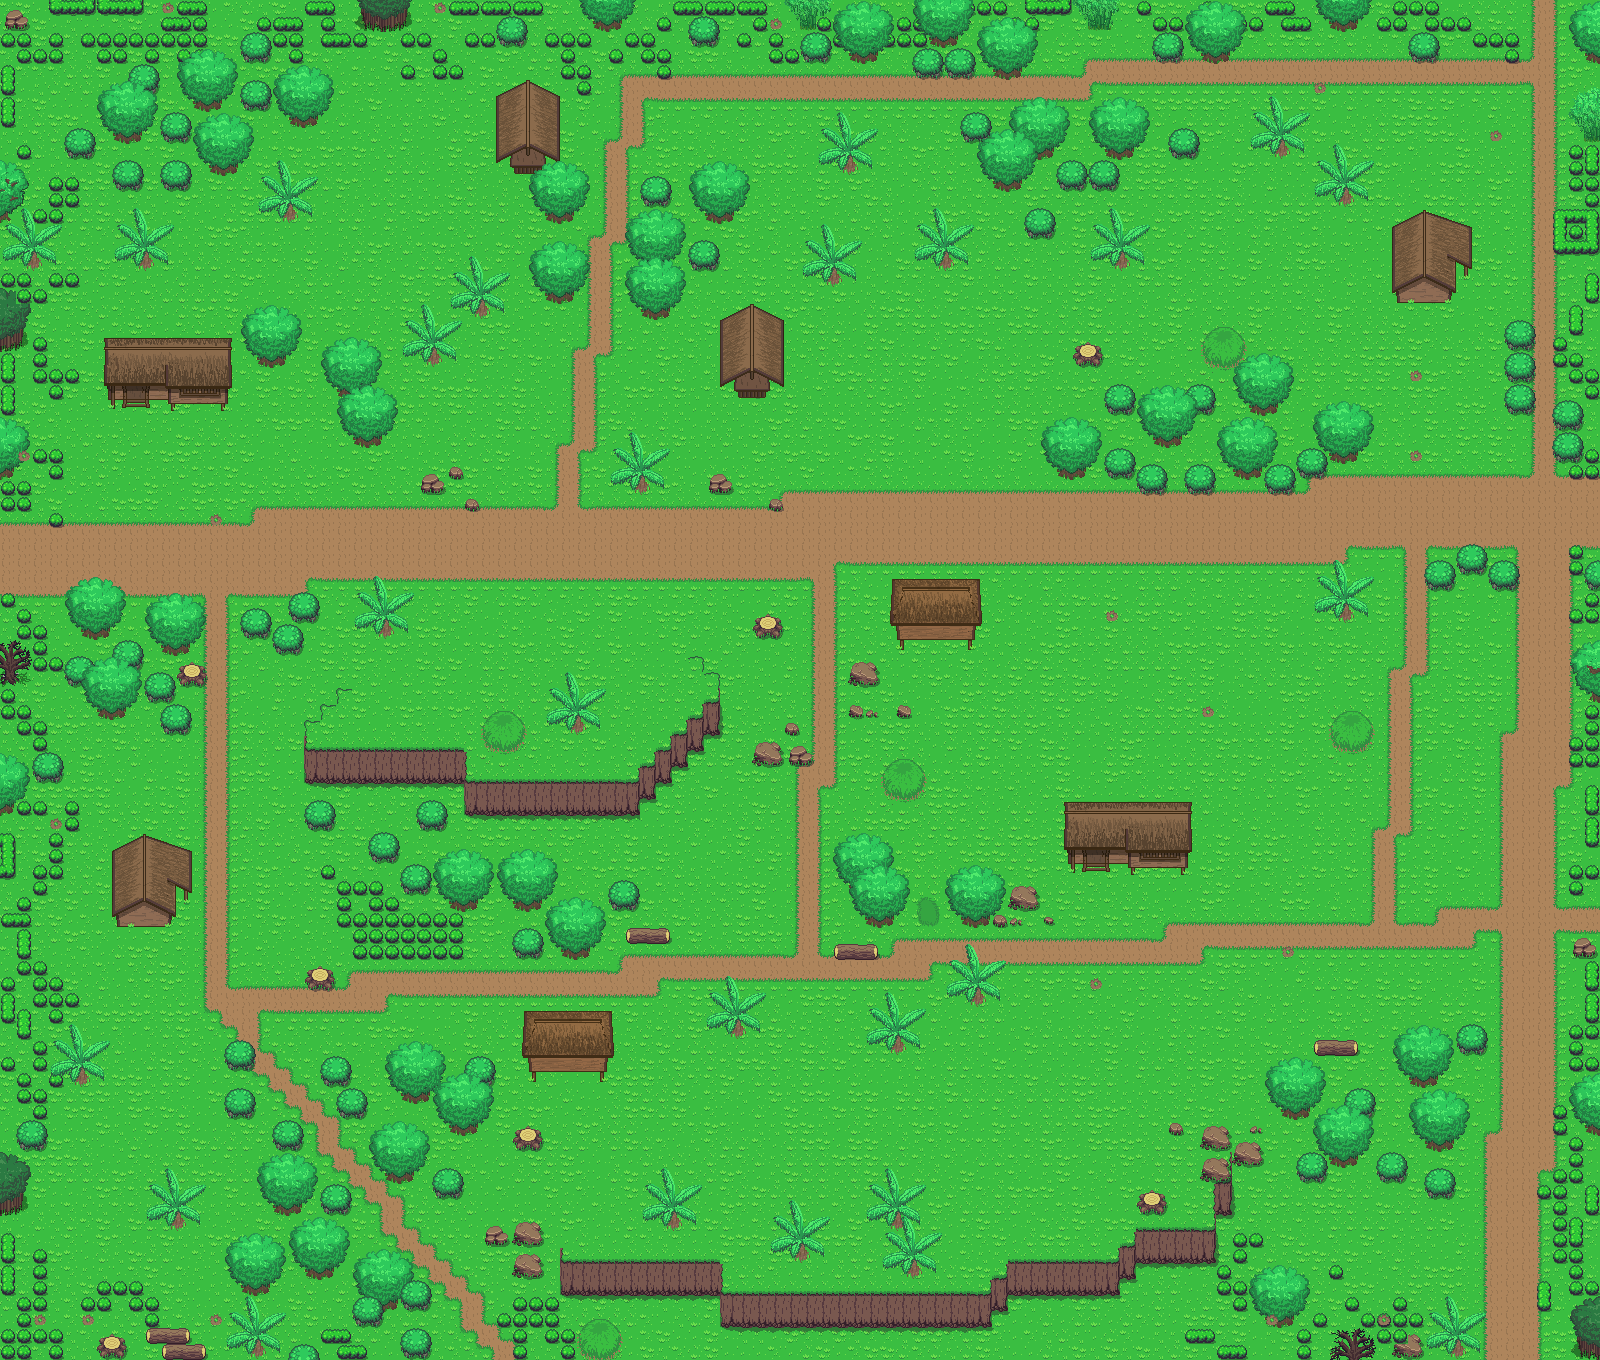

The image is a tile-based game level rendered from a .tmx file. Its description and source (layers, tilesets, objects; grid data summarised) follow:
An orthogonal 100x85 tile map with 16x16 px tiles, 10 tile layers (Base, endblock, Cliff, Objects 1, ...), 2 tilesets.

<map version="1.0.0" orientation="orthogonal" renderorder="left-down" width="100" height="85" tilewidth="16" tileheight="16" nextobjectid="1">
 <tileset firstgid="1" source="../Tileset/Overworld.tsx" />
 <tileset firstgid="1729" source="../Tileset/Building.tsx" />
 <layer name="Base" width="100" height="85">
  <data>[8500 cells, 8500 non-empty, 34 distinct tile ids]</data>
 </layer>
 <layer name="endblock" width="100" height="85">
  <data>[8500 cells, 563 non-empty, 113 distinct tile ids]</data>
 </layer>
 <layer name="Cliff" width="100" height="85">
  <data>[8500 cells, 302 non-empty, 20 distinct tile ids]</data>
 </layer>
 <layer name="Objects 1" width="100" height="85">
  <data>[8500 cells, 93 non-empty, 19 distinct tile ids]</data>
 </layer>
 <layer name="Plants 1" width="100" height="85">
  <data>[8500 cells, 467 non-empty, 13 distinct tile ids]</data>
 </layer>
 <layer name="Buildings 1" width="100" height="85">
  <data>[8500 cells, 218 non-empty, 109 distinct tile ids]</data>
 </layer>
 <layer name="Buildings 2" width="100" height="85">
  <data>[8500 cells, 0 non-empty, 0 distinct tile ids]</data>
 </layer>
 <layer name="Objects 2" width="100" height="85">
  <data>[8500 cells, 0 non-empty, 0 distinct tile ids]</data>
 </layer>
 <layer name="Plants 2" width="100" height="85">
  <data>[8500 cells, 277 non-empty, 5 distinct tile ids]</data>
 </layer>
 <layer name="Above Player" width="100" height="85">
  <properties>
   <property name="unity:sortingLayerName" value="AbovePlayer" />
  </properties>
  <data>[8500 cells, 686 non-empty, 45 distinct tile ids]</data>
 </layer>
</map>
